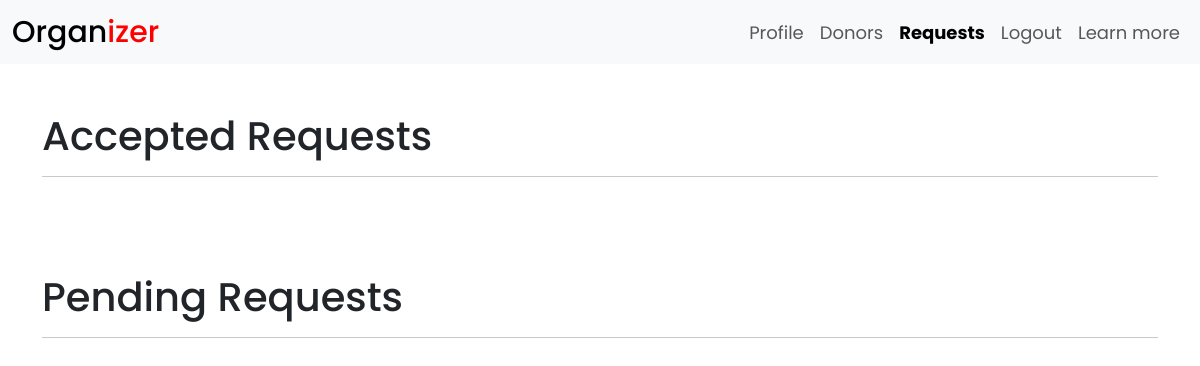
Before: /recipient/requests/ (signed in) with the older database file.
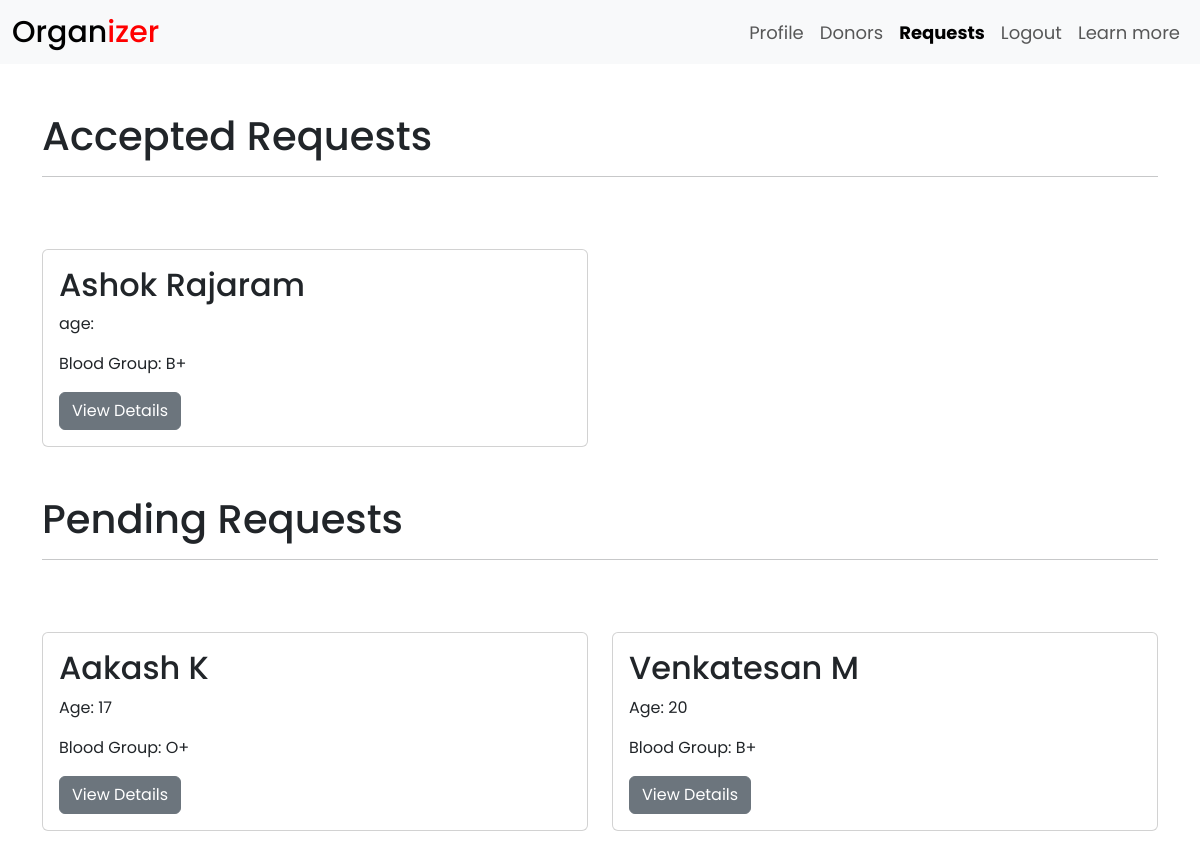
After: the same page with the newer database file.
### organdonation/models.py (models this page shows, shortened)
class Request(models.Model):
   recipient = models.ForeignKey(Recipient, on_delete=models.CASCADE, related_name='recipient')
   donor = models.ForeignKey(Donor, on_delete=models.CASCADE, related_name='donor')
   is_accepted = models.BooleanField(default=False)
   is_rejected = models.BooleanField(default=False)

class Donor(models.Model):
   user = models.OneToOneField(User, on_delete=models.CASCADE, primary_key=True)
   email = models.EmailField(max_length=150, null=True)
   first_name = models.CharField(max_length=60)
   last_name = models.CharField(max_length=60)
   dob = models.DateField(null=True)
   age = models.CharField(max_length=2 ,null=True)
   gender = models.CharField(max_length=10)
   mobile = models.CharField(max_length=10)
   blood_group = models.CharField(max_length=3)
   aadhaar = models.CharField(max_length=16)
   addr_line = models.CharField(max_length=100)
   city = models.CharField(max_length=60)
   district = models.CharField(null=True, max_length=60)
   state = models.CharField(max_length=60)
   pincode = models.CharField(max_length=6)
   organs = models.ManyToManyField(Organ)
   medical_history = models.TextField(max_length=200)
   social_history = models.TextField(max_length=200)

### organdonation/views.py (the view)
# urls.py: path('recipient/requests/', views.recipientrequest, name='recipientrequest'),
@login_required(login_url='login')
def recipientrequest(request):
    current_user = request.user
    if current_user.is_authenticated and current_user.is_recipient:
        requested_donors = Request.objects.filter(recipient_id = current_user.recipient.user_id, is_accepted = False)
        accepted_donors = Request.objects.filter(recipient_id = current_user.recipient.user_id, is_accepted = True)
    return render(request, 'organdonation/recipientrequest.html', {'requested': requested_donors, 'accepted' : accepted_donors})

### organdonation/templates/organdonation/recipientrequest.html (shortened to what this page needs)
{% extends 'organdonation/base.html' %}
{% load static %}
{% block csslink%}
<link rel="stylesheet" href="{% static 'organdonation/css/style1.css' %}" />
{%endblock csslink %}
{% block body %}
<div class="container">
   <h1 class="mt-5">Accepted Requests</h1><hr>
   <div class="row row-cols-1 row-cols-md-2 g-4 my-5">
      {% for sender in accepted %}
         <div class="col">
            <div class="card h-100">
               <div class="card-body">
                  <h5 class="card-title fs-2">{{ sender.donor.first_name}} {{ sender.donor.last_name }}</h5>
                  <p class="card-text">age: {{ sernder.donor.age }}</p>
                  <p class="card-text">Blood Group:
                     {% if sender.donor.blood_group == 'bp' %}
                        B+
                     {% elif sender.donor.blood_group == 'bn' %}
                        B-
                     {% elif sender.donor.blood_group == 'an' %}
                        A-
                     {% elif sender.donor.blood_group == 'ap' %}
                        A+
                     {% elif sender.donor.blood_group == 'op' %}
                        O+
                     {% elif sender.donor.blood_group == 'on' %}
                        O-
                     {% elif sender.donor.blood_group == 'abp' %}
                        AB+
                     {% elif sender.donor.blood_group == 'abn' %}
                        AB-
                     {% endif %}
                  </p>
                  <a type="button" class="btn btn-secondary" data-bs-toggle="modal" data-bs-target="#exampleModal{{sender.donor.user_id}}">View Details</a>
               </div>
            </div>
         </div>
         {% endfor %}
   </div>
   <h1 class="mt-5">Pending Requests</h1><hr>
   <div class="row row-cols-1 row-cols-md-2 g-4 my-5">
      {% for sender in requested %}
         <div class="col">
            <div class="card h-100">
               <div class="card-body">
                  <h5 class="card-title fs-2">{{ sender.donor.first_name}} {{ sender.donor.last_name }}</h5>
                  <p class="card-text">Age: {{ sender.donor.age }}</p>
                  <p class="card-text">Blood Group:
                     {% if sender.donor.blood_group == 'bp' %}
                        B+
                     {% elif sender.donor.blood_group == 'bn' %}
                        B-
                     {% elif sender.donor.blood_group == 'an' %}
                        A-
                     {% elif sender.donor.blood_group == 'ap' %}
                        A+
                     {% elif sender.donor.blood_group == 'op' %}
                        O+
                     {% elif sender.donor.blood_group == 'on' %}
                        O-
                     {% elif sender.donor.blood_group == 'abp' %}
                        AB+
                     {% elif sender.donor.blood_group == 'abn' %}
                        AB-
                     {% endif %}
                  </p>
                  <a type="button" class="btn btn-secondary" data-bs-toggle="modal" data-bs-target="#exampleModal{{sender.donor.user_id}}">View Details</a>
               </div>
            </div>
         </div>
         {% endfor %}
   </div>
</div>
{% endblock %}

### organdonation/templates/organdonation/base.html (shortened to what this page needs)
{% load static %}
<html lang="en">
	<head>
		{% block csslink %} {% endblock %}
		<link
			rel="stylesheet"
			href="{% static 'organdonation/bootstrap/css/bootstrap.min.css' %}"
		/>
	</head>
	<body class="img-fluid">
		<nav class="navbar navbar-expand-lg bg-light">
			<div class="container-fluid">
				<a class="navbar-brand h1 mb-0" href="#">Organ<span style="color: red">izer</span></a>
				{% include 'organdonation/navbar.html' %}
			</div>
		</nav>
		{% block body %} {% endblock %}
	</body>
</html>

### organdonation/templates/organdonation/navbar.html (shortened to what this page needs)
{% load static %}
{% if user.is_authenticated and user.is_donor %}
<div class="collapse navbar-collapse" id="navbarNavDropdown">
   <ul class="navbar-nav nav-fill ms-auto">
      <li class="nav-item">
         <a class="nav-link {% if request.resolver_match.url_name == 'donorhome' %} active {% endif %}" aria-current="page" href="{% url 'donorhome' %}">Profile</a>
      </li>
      <li class="nav-item">
         <a class="nav-link {% if request.resolver_match.url_name == 'donorrequest' %} active {% endif %}" href={% url 'donorrequest'%}>Requests</a>
      </li>
      <li class="nav-item">
         <a class="nav-link" href={% url 'userlogout'%}>Logout</a>
      </li>
      <li class="nav-item">
         <a class="nav-link" href="#">Learn more</a>
      </li>
   </ul>
</div>
{% elif user.is_authenticated and user.is_recipient %}
<div class="collapse navbar-collapse" id="navbarNavDropdown">
   <ul class="navbar-nav nav-fill ms-auto">
      <li class="nav-item">
         <a class="nav-link {% if request.resolver_match.url_name == 'recipientprofile' %} active {% endif %}" aria-current="page" href={% url 'recipientprofile' %}>Profile</a>
      </li>
      <li class="nav-item">
         <a class="nav-link {% if request.resolver_match.url_name == 'recipientdonorsearch' %} active {% endif %}" aria-current="page" href={% url 'recipientdonorsearch' %}>Donors</a>
      </li>
      <li class="nav-item">
         <a class="nav-link {% if request.resolver_match.url_name == 'recipientrequest' %} active {% endif %}" aria-current="page" href={% url 'recipientrequest' %}>Requests</a>
      </li>
      <li class="nav-item">
         <a class="nav-link" href={% url 'userlogout' %}>Logout</a>
      </li>
      <li class="nav-item">
         <a class="nav-link" href="#">Learn more</a>
      </li>
   </ul>
</div>
{% endif %}

### organdonation/static/organdonation/css/style1.css (style rules this page uses)
:root { --background-color: #f2e9e4; --light: #c9ada7; --medium: #9a8c98; --dark: #4a4e69; --text-color: #22223b; }
* { margin: 0; padding: 0; box-sizing: border-box; font-family: "Poppins", sans-serif; }
nav { height: 8vh; }
.navbar a { font-size: 18px; }
.navbar .navbar-brand { font-size: 30px; }
.navbar-nav .active { font-weight: bold; }

Changed rows visible on the page:
added Request: donor.first_name "Ashok", donor.last_name "Rajaram", shows "B+", shown under "Accepted Requests"
added Request: donor.first_name "Aakash", donor.last_name "K", donor.age "17", shows "O+", shown under "Pending Requests"
added Request: donor.first_name "Venkatesan", donor.last_name "M", donor.age "20", shows "B+", shown under "Pending Requests"
